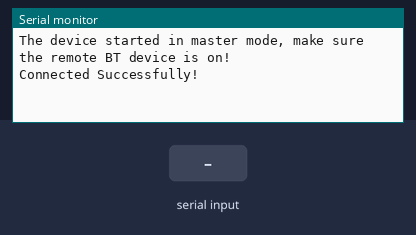
Simulated run of this sketch. Board: ESP32. On the bench: the last lines printed to the serial monitor. The test bench sets the inputs (shaded band). Nothing arrives over Bluetooth unless stated.

Above: at 1.2 s.
1.3 s: "1" received over the second serial link
At 3.5 s:
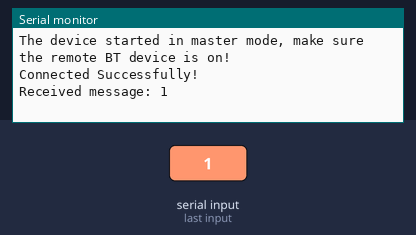
3.8 s: "0" received over the second serial link
At 5.2 s:
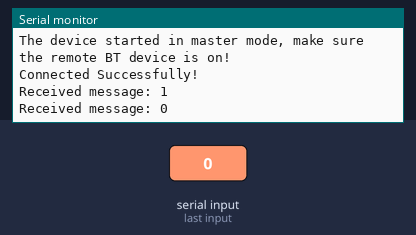
5.3 s: "2" received over the second serial link
At 6.7 s:
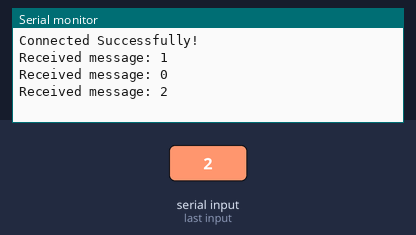

The sketch:

ESPAsReceiver.ino
```cpp
#include "BluetoothSerial.h"

BluetoothSerial SerialBT;

String MACadd = "98:D3:41:F5:F6:6B";
uint8_t address[6]  = {0x98, 0xD3, 0x41, 0xF5, 0xf6, 0x6B};
String name = "HC-05";
const char* pin = "1234";
bool connected;

void setup() {
  Serial.begin(9600);
  SerialBT.begin("ESP32test", true);
  SerialBT.setPin(pin);
  Serial.println("The device started in master mode, make sure the remote BT device is on!");

  connected = SerialBT.connect(address);

  if (connected) {
    Serial.println("Connected Successfully!");
  } else {
    while (!SerialBT.connected(10000)) {
      Serial.println("Failed to connect. Make sure the remote device is available and in range, then restart the app.");
    }
  }
}

void loop() {
  if (SerialBT.available()) {
    String receivedMessage = SerialBT.readString();
    Serial.print("Received message: ");
    Serial.println(receivedMessage);
  }
}
```

Measured:
- after the input at 1.3 s, the serial monitor: prints a new line after 1.0 s (image 1)
- after the input at 3.8 s, the serial monitor: prints a new line after 1.0 s (image 2)
- after the input at 5.3 s, the serial monitor: prints a new line after 1.0 s (image 3)
